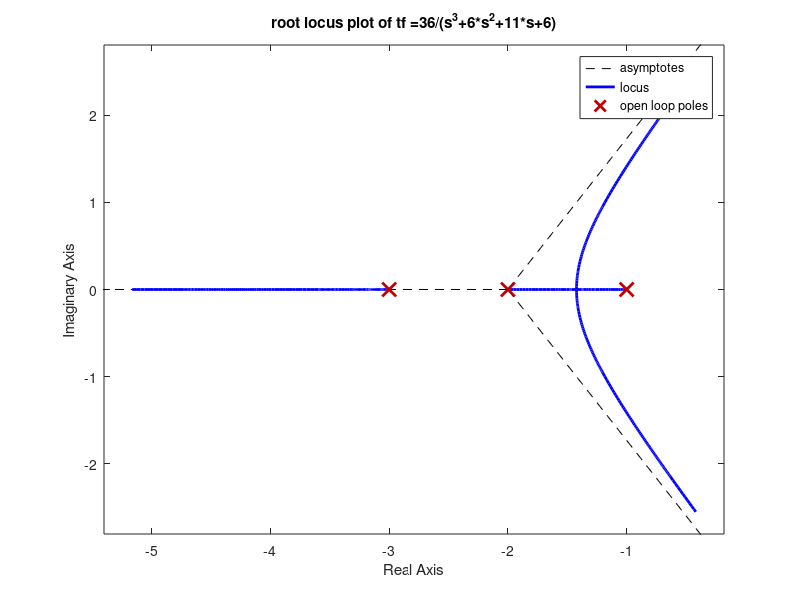
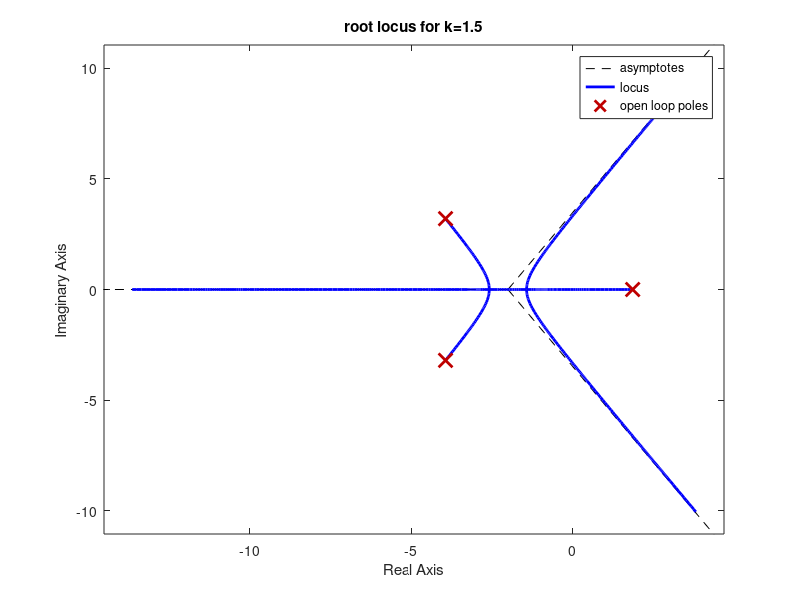
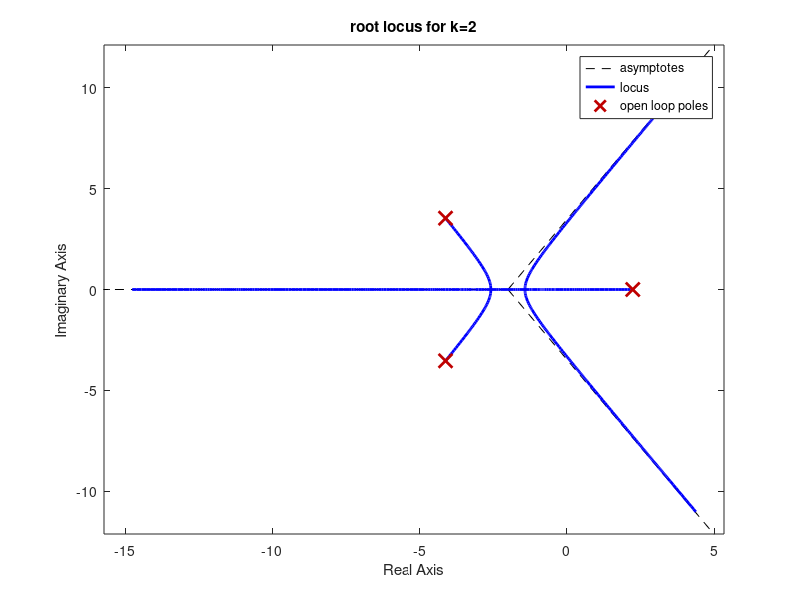
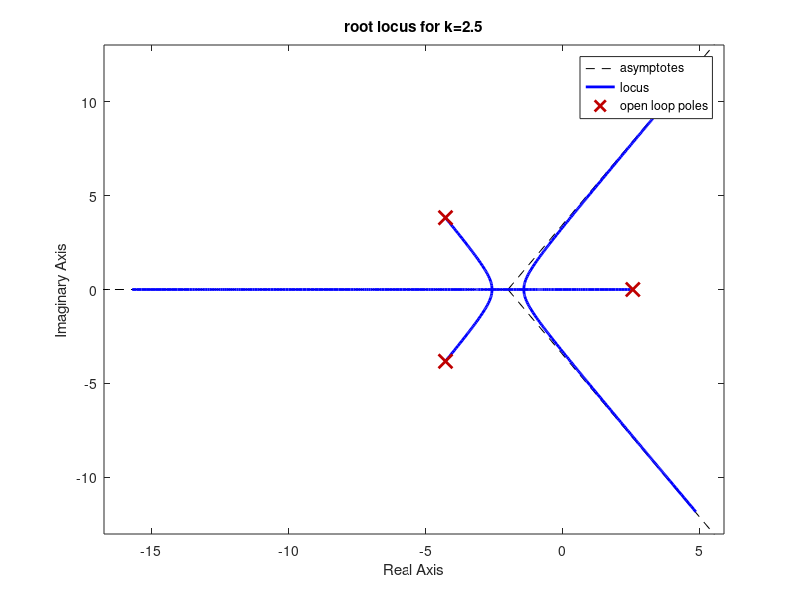

Recreate these plots in MATLAB, in order.
%%effect of open loop gain on the transient response of closed loop 
%%by using root locus
%transfer function gh=36/(s^3+6*s^2+11*s+6)
num=[0 0 36];
den=[1 6 11 6];
sys=tf(num,den)
zpk(sys)
figure(1)
rlocus(sys);
grid;
title('root locus plot of tf =36/(s^3+6*s^2+11*s+6)');
k=1.5
g1=feedback(sys*k,-1);
figure(2);
zpk(g1)
rlocus(g1);
grid;
title('root locus for k=1.5');
k=2
g2=feedback(sys*k,-1);
figure(3);
zpk(g2)
rlocus(g2);
grid;
title('root locus for k=2');
k=2.5
g3=feedback(sys*k,-1);
figure(4);
zpk(g3)
rlocus(g3);
grid;
title('root locus for k=2.5');
